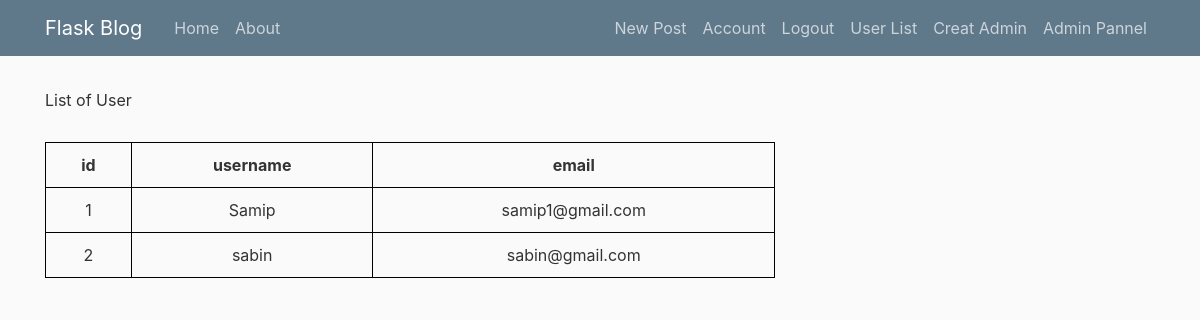
The page /table (signed in) on the database as committed earlier.
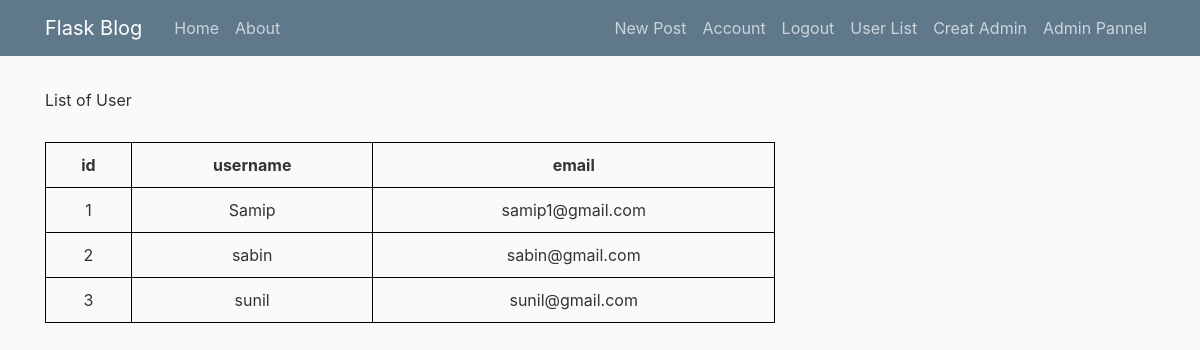
The same page on the database as committed later.
### flaskblog/models.py (models this page shows, shortened)
class User(db.Model, UserMixin):
    id = db.Column(db.Integer, primary_key=True)
    username = db.Column(db.String(20), unique=True, nullable=False)
    email = db.Column(db.String(120), unique=True, nullable=False)
    image_file = db.Column(db.String(20), nullable=False, default='default.jpg')
    password = db.Column(db.String(60), nullable=False)
    posts = db.relationship('Post', backref='author', lazy=True)
    is_admin = db.Column(db.Boolean, default=False)

### flaskblog/routes.py (the view)
@app.route("/table")
@login_required
def table():
    is_admin = current_user.is_admin
    users= User.query.all()
    if is_admin== True:
        return render_template('table.html', title='Table',data=users)
    else:
        flash("Sorry you must be the admin to access Admin Page")
        return redirect(url_for('home'))

### flaskblog/models.py (called while the page is built)
@login_manager.user_loader
def load_user(user_id):
    return User.query.get(int(user_id))

### flaskblog/templates/table.html (shortened to what this page needs)
{% extends "layout.html" %}
{% block content %}
    <h1></h1> List of User </h1>
    <table>
        <tr>
            <th>id</th>
            <th>username</th>
            <th>email</th>
        </tr>
        {% for user in data  %}
        <tr>
            <td>{{user.id}}</td>
            <td>{{user.username}}</td>
            <td>{{user.email}}</td>
        </tr>
        {% endfor %}
    </table>
{% endblock content %}

Rows that differ between the two databases and show on the page:
added User: id "3", username "sunil", email "sunil@gmail.com"
